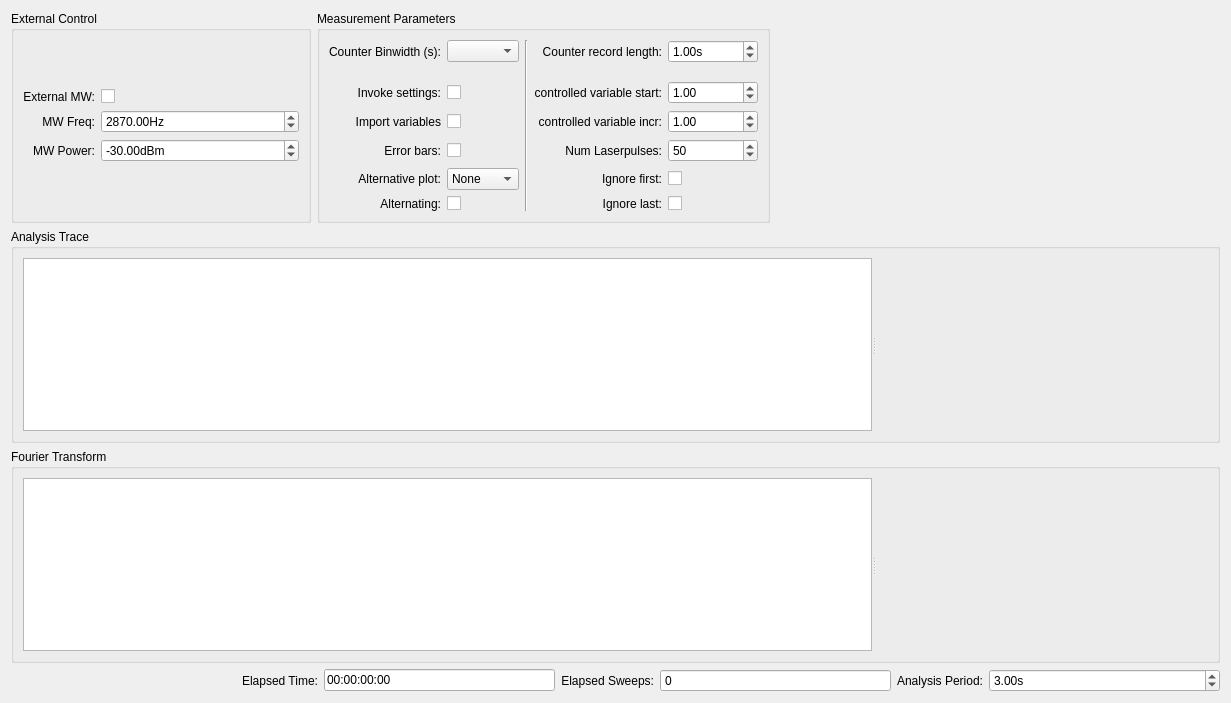
<?xml version="1.0" encoding="UTF-8"?>
<ui version="4.0">
 <class>pa</class>
 <widget class="QWidget" name="pa">
  <property name="geometry">
   <rect>
    <x>0</x>
    <y>0</y>
    <width>1231</width>
    <height>703</height>
   </rect>
  </property>
  <property name="windowTitle">
   <string>Form</string>
  </property>
  <property name="import_vars_array" stdset="0">
   <bool>false</bool>
  </property>
  <layout class="QVBoxLayout" name="verticalLayout_3" stretch="0,1,1,0">
   <item>
    <layout class="QHBoxLayout" name="horizontalLayout_3">
     <item>
      <widget class="QGroupBox" name="extrnal_control_groupbox">
       <property name="sizePolicy">
        <sizepolicy hsizetype="Preferred" vsizetype="Preferred">
         <horstretch>0</horstretch>
         <verstretch>0</verstretch>
        </sizepolicy>
       </property>
       <property name="maximumSize">
        <size>
         <width>300</width>
         <height>16777215</height>
        </size>
       </property>
       <property name="title">
        <string>External Control</string>
       </property>
       <layout class="QGridLayout" name="gridLayout_26">
        <item row="0" column="1">
         <layout class="QGridLayout" name="gridLayout_24">
          <item row="2" column="0">
           <widget class="QLabel" name="ext_control_mw_power_Label">
            <property name="text">
             <string>MW Power:</string>
            </property>
            <property name="alignment">
             <set>Qt::AlignRight|Qt::AlignTrailing|Qt::AlignVCenter</set>
            </property>
           </widget>
          </item>
          <item row="2" column="1">
           <widget class="ScienDSpinBox" name="ext_control_mw_power_DoubleSpinBox">
            <property name="sizePolicy">
             <sizepolicy hsizetype="Expanding" vsizetype="Fixed">
              <horstretch>0</horstretch>
              <verstretch>0</verstretch>
             </sizepolicy>
            </property>
            <property name="minimumSize">
             <size>
              <width>75</width>
              <height>0</height>
             </size>
            </property>
            <property name="maximumSize">
             <size>
              <width>200</width>
              <height>16777215</height>
             </size>
            </property>
            <property name="suffix">
             <string>dBm</string>
            </property>
            <property name="minimum">
             <double>-999999.000000000000000</double>
            </property>
            <property name="maximum">
             <double>999999.000000000000000</double>
            </property>
            <property name="value">
             <double>-30.000000000000000</double>
            </property>
           </widget>
          </item>
          <item row="0" column="0">
           <widget class="QLabel" name="label_34">
            <property name="text">
             <string>External MW:</string>
            </property>
            <property name="alignment">
             <set>Qt::AlignRight|Qt::AlignTrailing|Qt::AlignVCenter</set>
            </property>
           </widget>
          </item>
          <item row="1" column="0">
           <widget class="QLabel" name="ext_control_mw_freq_Label">
            <property name="text">
             <string>MW Freq:</string>
            </property>
            <property name="alignment">
             <set>Qt::AlignRight|Qt::AlignTrailing|Qt::AlignVCenter</set>
            </property>
           </widget>
          </item>
          <item row="0" column="1">
           <widget class="QCheckBox" name="ext_control_use_mw_CheckBox">
            <property name="sizePolicy">
             <sizepolicy hsizetype="Preferred" vsizetype="Fixed">
              <horstretch>0</horstretch>
              <verstretch>0</verstretch>
             </sizepolicy>
            </property>
            <property name="layoutDirection">
             <enum>Qt::LeftToRight</enum>
            </property>
            <property name="text">
             <string/>
            </property>
            <property name="tristate">
             <bool>false</bool>
            </property>
           </widget>
          </item>
          <item row="1" column="1">
           <widget class="ScienDSpinBox" name="ext_control_mw_freq_DoubleSpinBox">
            <property name="enabled">
             <bool>true</bool>
            </property>
            <property name="sizePolicy">
             <sizepolicy hsizetype="Expanding" vsizetype="Fixed">
              <horstretch>0</horstretch>
              <verstretch>0</verstretch>
             </sizepolicy>
            </property>
            <property name="minimumSize">
             <size>
              <width>75</width>
              <height>0</height>
             </size>
            </property>
            <property name="maximumSize">
             <size>
              <width>200</width>
              <height>16777215</height>
             </size>
            </property>
            <property name="suffix">
             <string>Hz</string>
            </property>
            <property name="maximum">
             <double>2100000044.000000000000000</double>
            </property>
            <property name="value">
             <double>2870.000000000000000</double>
            </property>
           </widget>
          </item>
         </layout>
        </item>
       </layout>
      </widget>
     </item>
     <item>
      <widget class="QGroupBox" name="groupBox_8">
       <property name="sizePolicy">
        <sizepolicy hsizetype="Expanding" vsizetype="Preferred">
         <horstretch>0</horstretch>
         <verstretch>0</verstretch>
        </sizepolicy>
       </property>
       <property name="title">
        <string>Measurement Parameters</string>
       </property>
       <layout class="QGridLayout" name="gridLayout_28">
        <item row="0" column="0">
         <layout class="QGridLayout" name="gridLayout_25" rowstretch="0,0,0,0,0,0,0,0" columnstretch="0,0,0,0,0">
          <property name="spacing">
           <number>6</number>
          </property>
          <item row="6" column="4">
           <widget class="QCheckBox" name="ana_param_ignore_first_CheckBox">
            <property name="sizePolicy">
             <sizepolicy hsizetype="Preferred" vsizetype="Fixed">
              <horstretch>0</horstretch>
              <verstretch>0</verstretch>
             </sizepolicy>
            </property>
            <property name="layoutDirection">
             <enum>Qt::LeftToRight</enum>
            </property>
            <property name="text">
             <string/>
            </property>
           </widget>
          </item>
          <item row="3" column="3">
           <widget class="QLabel" name="ana_param_x_axis_start_Label">
            <property name="text">
             <string>controlled variable start:</string>
            </property>
            <property name="alignment">
             <set>Qt::AlignRight|Qt::AlignTrailing|Qt::AlignVCenter</set>
            </property>
           </widget>
          </item>
          <item row="3" column="1">
           <widget class="QCheckBox" name="ana_param_invoke_settings_CheckBox">
            <property name="enabled">
             <bool>true</bool>
            </property>
            <property name="sizePolicy">
             <sizepolicy hsizetype="Preferred" vsizetype="Fixed">
              <horstretch>0</horstretch>
              <verstretch>0</verstretch>
             </sizepolicy>
            </property>
            <property name="layoutDirection">
             <enum>Qt::LeftToRight</enum>
            </property>
            <property name="text">
             <string/>
            </property>
            <property name="checked">
             <bool>false</bool>
            </property>
           </widget>
          </item>
          <item row="0" column="4">
           <widget class="ScienDSpinBox" name="ana_param_record_length_DoubleSpinBox">
            <property name="sizePolicy">
             <sizepolicy hsizetype="Expanding" vsizetype="Fixed">
              <horstretch>0</horstretch>
              <verstretch>0</verstretch>
             </sizepolicy>
            </property>
            <property name="suffix">
             <string>s</string>
            </property>
            <property name="decimals">
             <number>2</number>
            </property>
            <property name="maximum">
             <double>100000000.000000000000000</double>
            </property>
            <property name="value">
             <double>1.000000000000000</double>
            </property>
           </widget>
          </item>
          <item row="7" column="1">
           <widget class="QCheckBox" name="ana_param_alternating_CheckBox">
            <property name="sizePolicy">
             <sizepolicy hsizetype="Preferred" vsizetype="Fixed">
              <horstretch>0</horstretch>
              <verstretch>0</verstretch>
             </sizepolicy>
            </property>
            <property name="layoutDirection">
             <enum>Qt::LeftToRight</enum>
            </property>
            <property name="text">
             <string/>
            </property>
           </widget>
          </item>
          <item row="4" column="4">
           <widget class="ScienDSpinBox" name="ana_param_x_axis_inc_ScienDSpinBox">
            <property name="enabled">
             <bool>true</bool>
            </property>
            <property name="sizePolicy">
             <sizepolicy hsizetype="Expanding" vsizetype="Fixed">
              <horstretch>0</horstretch>
              <verstretch>0</verstretch>
             </sizepolicy>
            </property>
            <property name="maximum">
             <double>999999999.000000000000000</double>
            </property>
            <property name="value">
             <double>1.000000000000000</double>
            </property>
           </widget>
          </item>
          <item row="0" column="3">
           <widget class="QLabel" name="ana_param_record_length_Label">
            <property name="text">
             <string>Counter record length:</string>
            </property>
            <property name="alignment">
             <set>Qt::AlignRight|Qt::AlignTrailing|Qt::AlignVCenter</set>
            </property>
           </widget>
          </item>
          <item row="4" column="1">
           <widget class="QCheckBox" name="ana_param_import_vars_CheckBox">
            <property name="enabled">
             <bool>true</bool>
            </property>
            <property name="sizePolicy">
             <sizepolicy hsizetype="Preferred" vsizetype="Fixed">
              <horstretch>0</horstretch>
              <verstretch>0</verstretch>
             </sizepolicy>
            </property>
            <property name="layoutDirection">
             <enum>Qt::LeftToRight</enum>
            </property>
            <property name="text">
             <string/>
            </property>
            <property name="checked">
             <bool>false</bool>
            </property>
           </widget>
          </item>
          <item row="5" column="4">
           <widget class="QSpinBox" name="ana_param_num_laser_pulse_SpinBox">
            <property name="sizePolicy">
             <sizepolicy hsizetype="Expanding" vsizetype="Fixed">
              <horstretch>0</horstretch>
              <verstretch>0</verstretch>
             </sizepolicy>
            </property>
            <property name="minimum">
             <number>0</number>
            </property>
            <property name="maximum">
             <number>10000000</number>
            </property>
            <property name="value">
             <number>50</number>
            </property>
           </widget>
          </item>
          <item row="5" column="0">
           <widget class="QLabel" name="show_errorbars_Label">
            <property name="text">
             <string>Error bars:</string>
            </property>
            <property name="alignment">
             <set>Qt::AlignRight|Qt::AlignTrailing|Qt::AlignVCenter</set>
            </property>
           </widget>
          </item>
          <item row="3" column="0">
           <widget class="QLabel" name="label_2">
            <property name="text">
             <string>Invoke settings:</string>
            </property>
            <property name="alignment">
             <set>Qt::AlignRight|Qt::AlignTrailing|Qt::AlignVCenter</set>
            </property>
           </widget>
          </item>
          <item row="4" column="0">
           <widget class="QLabel" name="ana_param_import_vars_Label">
            <property name="text">
             <string>Import variables</string>
            </property>
            <property name="alignment">
             <set>Qt::AlignRight|Qt::AlignTrailing|Qt::AlignVCenter</set>
            </property>
            <property name="import_vars_array" stdset="0">
             <bool>false</bool>
            </property>
           </widget>
          </item>
          <item row="3" column="4">
           <widget class="ScienDSpinBox" name="ana_param_x_axis_start_ScienDSpinBox">
            <property name="enabled">
             <bool>true</bool>
            </property>
            <property name="sizePolicy">
             <sizepolicy hsizetype="Expanding" vsizetype="Fixed">
              <horstretch>0</horstretch>
              <verstretch>0</verstretch>
             </sizepolicy>
            </property>
            <property name="maximum">
             <double>999999999.000000000000000</double>
            </property>
            <property name="value">
             <double>1.000000000000000</double>
            </property>
           </widget>
          </item>
          <item row="6" column="0">
           <widget class="QLabel" name="second_plot_Label">
            <property name="text">
             <string>Alternative plot:</string>
            </property>
            <property name="alignment">
             <set>Qt::AlignRight|Qt::AlignTrailing|Qt::AlignVCenter</set>
            </property>
           </widget>
          </item>
          <item row="7" column="0">
           <widget class="QLabel" name="label_3">
            <property name="text">
             <string>Alternating:</string>
            </property>
            <property name="alignment">
             <set>Qt::AlignRight|Qt::AlignTrailing|Qt::AlignVCenter</set>
            </property>
           </widget>
          </item>
          <item row="0" column="0">
           <widget class="QLabel" name="label_22">
            <property name="text">
             <string>Counter Binwidth (s):</string>
            </property>
            <property name="alignment">
             <set>Qt::AlignRight|Qt::AlignTrailing|Qt::AlignVCenter</set>
            </property>
           </widget>
          </item>
          <item row="7" column="4">
           <widget class="QCheckBox" name="ana_param_ignore_last_CheckBox">
            <property name="sizePolicy">
             <sizepolicy hsizetype="Preferred" vsizetype="Fixed">
              <horstretch>0</horstretch>
              <verstretch>0</verstretch>
             </sizepolicy>
            </property>
            <property name="layoutDirection">
             <enum>Qt::LeftToRight</enum>
            </property>
            <property name="text">
             <string/>
            </property>
           </widget>
          </item>
          <item row="7" column="3">
           <widget class="QLabel" name="label_5">
            <property name="text">
             <string>Ignore last:</string>
            </property>
            <property name="alignment">
             <set>Qt::AlignRight|Qt::AlignTrailing|Qt::AlignVCenter</set>
            </property>
           </widget>
          </item>
          <item row="0" column="1">
           <widget class="QComboBox" name="ana_param_fc_bins_ComboBox"/>
          </item>
          <item row="6" column="1">
           <widget class="QComboBox" name="second_plot_ComboBox">
            <item>
             <property name="text">
              <string>None</string>
             </property>
            </item>
            <item>
             <property name="text">
              <string>FFT</string>
             </property>
            </item>
            <item>
             <property name="text">
              <string>Delta</string>
             </property>
            </item>
           </widget>
          </item>
          <item row="5" column="1">
           <widget class="QCheckBox" name="ana_param_errorbars_CheckBox">
            <property name="sizePolicy">
             <sizepolicy hsizetype="Preferred" vsizetype="Fixed">
              <horstretch>0</horstretch>
              <verstretch>0</verstretch>
             </sizepolicy>
            </property>
            <property name="text">
             <string/>
            </property>
           </widget>
          </item>
          <item row="4" column="3">
           <widget class="QLabel" name="ana_param_x_axis_inc_Label">
            <property name="text">
             <string>controlled variable incr:</string>
            </property>
            <property name="alignment">
             <set>Qt::AlignRight|Qt::AlignTrailing|Qt::AlignVCenter</set>
            </property>
           </widget>
          </item>
          <item row="5" column="3">
           <widget class="QLabel" name="ana_param_num_laserpulses_Label">
            <property name="text">
             <string>Num Laserpulses:</string>
            </property>
            <property name="alignment">
             <set>Qt::AlignRight|Qt::AlignTrailing|Qt::AlignVCenter</set>
            </property>
           </widget>
          </item>
          <item row="6" column="3">
           <widget class="QLabel" name="label_4">
            <property name="layoutDirection">
             <enum>Qt::LeftToRight</enum>
            </property>
            <property name="text">
             <string>Ignore first:</string>
            </property>
            <property name="alignment">
             <set>Qt::AlignRight|Qt::AlignTrailing|Qt::AlignVCenter</set>
            </property>
           </widget>
          </item>
          <item row="0" column="2" rowspan="8">
           <widget class="Line" name="line">
            <property name="orientation">
             <enum>Qt::Vertical</enum>
            </property>
           </widget>
          </item>
         </layout>
        </item>
       </layout>
      </widget>
     </item>
     <item>
      <spacer name="horizontalSpacer_2">
       <property name="orientation">
        <enum>Qt::Horizontal</enum>
       </property>
       <property name="sizeHint" stdset="0">
        <size>
         <width>40</width>
         <height>20</height>
        </size>
       </property>
      </spacer>
     </item>
    </layout>
   </item>
   <item>
    <widget class="QGroupBox" name="groupBox_6">
     <property name="sizePolicy">
      <sizepolicy hsizetype="Expanding" vsizetype="Expanding">
       <horstretch>0</horstretch>
       <verstretch>0</verstretch>
      </sizepolicy>
     </property>
     <property name="title">
      <string>Analysis Trace</string>
     </property>
     <layout class="QVBoxLayout" name="verticalLayout">
      <item>
       <widget class="QSplitter" name="first_plot_splitter">
        <property name="sizePolicy">
         <sizepolicy hsizetype="Expanding" vsizetype="Expanding">
          <horstretch>0</horstretch>
          <verstretch>0</verstretch>
         </sizepolicy>
        </property>
        <property name="midLineWidth">
         <number>0</number>
        </property>
        <property name="orientation">
         <enum>Qt::Horizontal</enum>
        </property>
        <widget class="PlotWidget" name="pulse_analysis_PlotWidget">
         <property name="sizeAdjustPolicy">
          <enum>QAbstractScrollArea::AdjustIgnored</enum>
         </property>
        </widget>
        <widget class="FitWidget" name="first_plot_fitwidget" native="true"/>
       </widget>
      </item>
     </layout>
    </widget>
   </item>
   <item>
    <widget class="QGroupBox" name="second_plot_GroupBox">
     <property name="sizePolicy">
      <sizepolicy hsizetype="Expanding" vsizetype="Expanding">
       <horstretch>0</horstretch>
       <verstretch>0</verstretch>
      </sizepolicy>
     </property>
     <property name="title">
      <string>Fourier Transform</string>
     </property>
     <layout class="QVBoxLayout" name="verticalLayout_2">
      <item>
       <widget class="QSplitter" name="second_plot_splitter">
        <property name="sizePolicy">
         <sizepolicy hsizetype="Expanding" vsizetype="Expanding">
          <horstretch>0</horstretch>
          <verstretch>0</verstretch>
         </sizepolicy>
        </property>
        <property name="orientation">
         <enum>Qt::Horizontal</enum>
        </property>
        <widget class="PlotWidget" name="pulse_analysis_second_PlotWidget"/>
        <widget class="FitWidget" name="second_plot_fitwidget" native="true"/>
       </widget>
      </item>
     </layout>
    </widget>
   </item>
   <item>
    <layout class="QHBoxLayout" name="horizontalLayout_2">
     <item>
      <spacer name="horizontalSpacer">
       <property name="orientation">
        <enum>Qt::Horizontal</enum>
       </property>
       <property name="sizeHint" stdset="0">
        <size>
         <width>40</width>
         <height>20</height>
        </size>
       </property>
      </spacer>
     </item>
     <item>
      <widget class="QLabel" name="time_param_elapsed_time_Label">
       <property name="text">
        <string>Elapsed Time:</string>
       </property>
       <property name="alignment">
        <set>Qt::AlignRight|Qt::AlignTrailing|Qt::AlignVCenter</set>
       </property>
      </widget>
     </item>
     <item>
      <widget class="QLineEdit" name="time_param_elapsed_time_LineEdit">
       <property name="maximumSize">
        <size>
         <width>16777215</width>
         <height>16777215</height>
        </size>
       </property>
       <property name="text">
        <string>00:00:00:00</string>
       </property>
      </widget>
     </item>
     <item>
      <widget class="QLabel" name="time_param_elapsed_sweep_Label">
       <property name="text">
        <string>Elapsed Sweeps:</string>
       </property>
       <property name="alignment">
        <set>Qt::AlignRight|Qt::AlignTrailing|Qt::AlignVCenter</set>
       </property>
      </widget>
     </item>
     <item>
      <widget class="ScienSpinBox" name="time_param_elapsed_sweep_SpinBox">
       <property name="sizePolicy">
        <sizepolicy hsizetype="Expanding" vsizetype="Fixed">
         <horstretch>0</horstretch>
         <verstretch>0</verstretch>
        </sizepolicy>
       </property>
       <property name="readOnly">
        <bool>true</bool>
       </property>
       <property name="buttonSymbols">
        <enum>QAbstractSpinBox::NoButtons</enum>
       </property>
       <property name="maximum">
        <number>999999999</number>
       </property>
      </widget>
     </item>
     <item>
      <widget class="QLabel" name="time_param_ana_periode_Label">
       <property name="text">
        <string>Analysis Period:</string>
       </property>
       <property name="alignment">
        <set>Qt::AlignRight|Qt::AlignTrailing|Qt::AlignVCenter</set>
       </property>
      </widget>
     </item>
     <item>
      <widget class="ScienDSpinBox" name="time_param_ana_periode_DoubleSpinBox">
       <property name="sizePolicy">
        <sizepolicy hsizetype="Expanding" vsizetype="Fixed">
         <horstretch>0</horstretch>
         <verstretch>0</verstretch>
        </sizepolicy>
       </property>
       <property name="suffix">
        <string>s</string>
       </property>
       <property name="minimum">
        <double>-1.000000000000000</double>
       </property>
       <property name="maximum">
        <double>999999999.000000000000000</double>
       </property>
       <property name="value">
        <double>3.000000000000000</double>
       </property>
      </widget>
     </item>
    </layout>
   </item>
  </layout>
 </widget>
 <customwidgets>
  <customwidget>
   <class>ScienDSpinBox</class>
   <extends>QDoubleSpinBox</extends>
   <header>qudi.util.widgets.scientific_spinbox.h</header>
  </customwidget>
  <customwidget>
   <class>ScienSpinBox</class>
   <extends>QSpinBox</extends>
   <header>qudi.util.widgets.scientific_spinbox.h</header>
  </customwidget>
  <customwidget>
   <class>PlotWidget</class>
   <extends>QGraphicsView</extends>
   <header>pyqtgraph</header>
  </customwidget>
  <customwidget>
   <class>FitWidget</class>
   <extends>QWidget</extends>
   <header>qudi.util.widgets.fitting.h</header>
   <container>1</container>
  </customwidget>
 </customwidgets>
 <tabstops>
  <tabstop>ext_control_use_mw_CheckBox</tabstop>
  <tabstop>ext_control_mw_freq_DoubleSpinBox</tabstop>
  <tabstop>ext_control_mw_power_DoubleSpinBox</tabstop>
  <tabstop>ana_param_fc_bins_ComboBox</tabstop>
  <tabstop>ana_param_import_vars_CheckBox</tabstop>
  <tabstop>ana_param_invoke_settings_CheckBox</tabstop>
  <tabstop>ana_param_record_length_DoubleSpinBox</tabstop>
  <tabstop>ana_param_x_axis_start_ScienDSpinBox</tabstop>
  <tabstop>ana_param_x_axis_inc_ScienDSpinBox</tabstop>
  <tabstop>ana_param_num_laser_pulse_SpinBox</tabstop>
  <tabstop>ana_param_ignore_first_CheckBox</tabstop>
  <tabstop>ana_param_ignore_last_CheckBox</tabstop>
  <tabstop>pulse_analysis_PlotWidget</tabstop>
  <tabstop>pulse_analysis_second_PlotWidget</tabstop>
  <tabstop>time_param_elapsed_time_LineEdit</tabstop>
  <tabstop>time_param_elapsed_sweep_SpinBox</tabstop>
  <tabstop>time_param_ana_periode_DoubleSpinBox</tabstop>
 </tabstops>
 <resources/>
 <connections/>
</ui>
